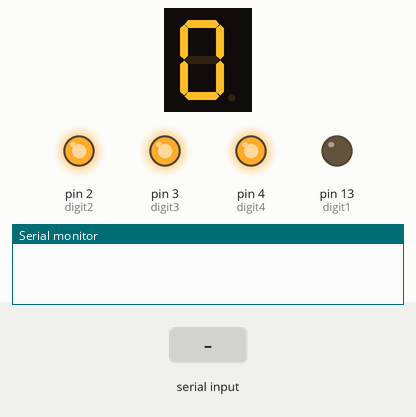
Bench run of a sketch on a simulated Arduino Uno, built with avr-gcc and run on an emulated ATmega328P. Parts: 1-digit seven-segment display, output pins drawn as LEDs (lit = HIGH), the last lines printed to the serial monitor. Wiring (inferred from the names in the program): 1-digit 7-segment display, segments lit when HIGH: segments pin 12, pin 10, pin 8, pin 6, pin 5, pin 11, pin 9, pin 7. The test bench sets the inputs (shaded band). The segment pins are drawn as the display they are named for; pins used as bus, display or sensor lines are not drawn.

Above: at 1.2 s.
1.3 s: "3\n" received over Serial
At 1.55 s:
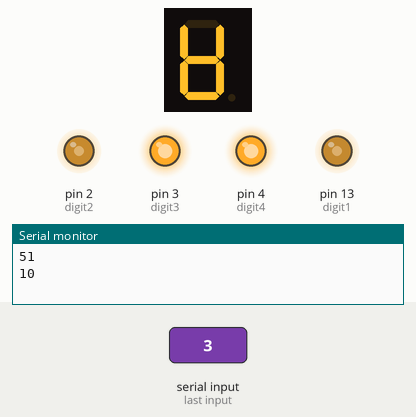
3.2 s: "2\n" received over Serial
4.9 s: "90,45\n" received over Serial
At 5.8 s:
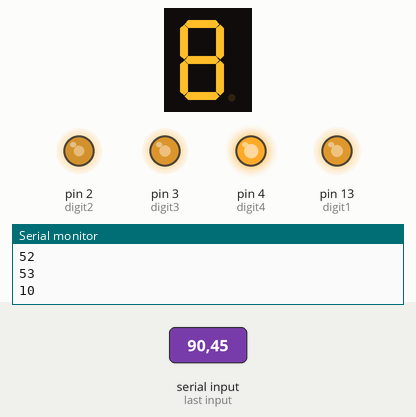
Timing chart, 0 to 12.5 s (numbered marks = the images above; inputs shaded):
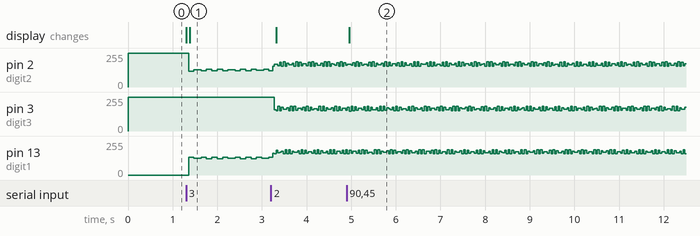

Measured:
- after the input at 1.3 s, pin 2 (digit2): 255/255 → 120/255 after 0.06 s, → 131/255 0.12 s later, → 122/255 0.16 s later, → 132/255 0.12 s later, … (15 changes in this stretch); pin 13 (digit1): ramps from 134/255 to 123/255 and jumps back, once every 0.24 s; the display: first changes at once (image 1 shows a later state)
- after the input at 4.9 s, the display: changes after 0.06 s (image 2)

The sketch:

mouseCounterv2.ino
```cpp
//Creating variables to set each segment to the correct pin
int counter = 0;
int segA = 12;
int segB = 10;
int segC = 8;
int segD = 6;
int segE = 5;
int segF = 11;
int segG = 9;
int segDot = 7;
int digit1 = 13;
int digit2 = 2;
int digit3 = 3;
int digit4 = 4;


void setup() {
  //Setting all the pins to outputs
  pinMode(segA, OUTPUT);
  pinMode(segB, OUTPUT);
  pinMode(segC, OUTPUT);
  pinMode(segD, OUTPUT);
  pinMode(segE, OUTPUT);
  pinMode(segF, OUTPUT);
  pinMode(segG, OUTPUT);
  pinMode(segDot, OUTPUT);
  pinMode(digit1, OUTPUT);
  pinMode(digit2, OUTPUT);
  pinMode(digit3, OUTPUT);
  pinMode(digit4, OUTPUT);

  //clear the screen and then display a zero.
  clear();
  digitalWrite(digit1, LOW);
  zero();

  Serial.begin(9600);
}

void loop() {
  int output = 0;
  if(Serial.available()) {
  int ch = Serial.read();
  Serial.println(ch);
  counter += ch;
  }

  if (counter > 9 && counter <= 99) {
    output = intAt(counter, 1);
    clear();
    digitalWrite(digit1, LOW);
    selection(output);
    delay(5);
    output = intAt(counter, 0);
    digitalWrite(digit1, HIGH);
    digitalWrite(digit2, LOW);
    selection(output);
    delay(5);
  }
  else if (counter > 99 && counter <= 999) {
    output = intAt(counter, 2);
    clear();
    digitalWrite(digit1, LOW);
    selection(output);
    delay(5);
    digitalWrite(digit1, HIGH);
    digitalWrite(digit2, LOW);
    output = intAt(counter, 1);
    selection(output);
    delay(5);
    digitalWrite(digit2, HIGH);
    digitalWrite(digit3, LOW);
    output = intAt(counter, 0);
    selection(output);
    delay(5);
  }
  else if (counter > 999) {
    output = intAt(counter, 3);
    clear();
    digitalWrite(digit1, LOW);
    selection(output);
    delay(5);
    digitalWrite(digit1, HIGH);
    digitalWrite(digit2, LOW);
    output = intAt(counter, 2);
    selection(output);
    delay(5);
    digitalWrite(digit2, HIGH);
    digitalWrite(digit3, LOW);
    output = intAt(counter, 1);
    selection(output);
    delay(5);
    digitalWrite(digit3, HIGH);
    digitalWrite(digit4, LOW);
    output = intAt(counter, 0);
    selection(output);
    delay(5);
  }
  else {
    selection(counter);
  }
}

//This method clears the display, making it completely blank.
void clear() {
  digitalWrite(segA, LOW);
  digitalWrite(segB, LOW);
  digitalWrite(segC, LOW);
  digitalWrite(segD, LOW);
  digitalWrite(segE, LOW);
  digitalWrite(segF, LOW);
  digitalWrite(segG, LOW);
  digitalWrite(segDot, LOW);
  //The display that I have is common cathode, so I set each of them high unless I want to light up the digit,
  //then I set them to low.
  digitalWrite(digit1, HIGH);
  digitalWrite(digit2, HIGH);
  digitalWrite(digit3, HIGH);
  digitalWrite(digit4, HIGH);
}

//methods for each number on the display
void one() {
  digitalWrite(segA, LOW);
  digitalWrite(segB, HIGH);
  digitalWrite(segC, HIGH);
  digitalWrite(segD, LOW);
  digitalWrite(segE, LOW);
  digitalWrite(segF, LOW);
  digitalWrite(segG, LOW);
  digitalWrite(segDot, LOW);
}

void two() {
  digitalWrite(segA, HIGH);
  digitalWrite(segB, HIGH);
  digitalWrite(segC, LOW);
  digitalWrite(segD, HIGH);
  digitalWrite(segE, HIGH);
  digitalWrite(segF, LOW);
  digitalWrite(segG, HIGH);
  digitalWrite(segDot, LOW);
}

void three() {
  digitalWrite(segA, HIGH);
  digitalWrite(segB, HIGH);
  digitalWrite(segC, HIGH);
  digitalWrite(segD, HIGH);
  digitalWrite(segE, LOW);
  digitalWrite(segF, LOW);
  digitalWrite(segG, HIGH);
  digitalWrite(segDot, LOW);
}

void four() {
  digitalWrite(segA, LOW);
  digitalWrite(segB, HIGH);
  digitalWrite(segC, HIGH);
  digitalWrite(segD, LOW);
  digitalWrite(segE, LOW);
  digitalWrite(segF, HIGH);
  digitalWrite(segG, HIGH);
  digitalWrite(segDot, LOW);
}

void five() {
  digitalWrite(segA, HIGH);
  digitalWrite(segB, LOW);
  digitalWrite(segC, HIGH);
  digitalWrite(segD, HIGH);
  digitalWrite(segE, LOW);
  digitalWrite(segF, HIGH);
  digitalWrite(segG, HIGH);
  digitalWrite(segDot, LOW);
}

void six() {
  digitalWrite(segA, LOW);
  digitalWrite(segB, LOW);
  digitalWrite(segC, HIGH);
  digitalWrite(segD, HIGH);
  digitalWrite(segE, HIGH);
  digitalWrite(segF, HIGH);
  digitalWrite(segG, HIGH);
  digitalWrite(segDot, LOW);
}

void seven() {
  digitalWrite(segA, HIGH);
  digitalWrite(segB, HIGH);
  digitalWrite(segC, HIGH);
  digitalWrite(segD, LOW);
  digitalWrite(segE, LOW);
  digitalWrite(segF, LOW);
  digitalWrite(segG, LOW);
  digitalWrite(segDot, LOW);
}

void eight() {
  digitalWrite(segA, HIGH);
  digitalWrite(segB, HIGH);
  digitalWrite(segC, HIGH);
  digitalWrite(segD, HIGH);
  digitalWrite(segE, HIGH);
  digitalWrite(segF, HIGH);
  digitalWrite(segG, HIGH);
  digitalWrite(segDot, LOW);
}

void nine() {
  digitalWrite(segA, HIGH);
  digitalWrite(segB, HIGH);
  digitalWrite(segC, HIGH);
  digitalWrite(segD, LOW);
  digitalWrite(segE, LOW);
  digitalWrite(segF, HIGH);
  digitalWrite(segG, HIGH);
  digitalWrite(segDot, LOW);
}

void zero() {
   digitalWrite(segA, HIGH);
  digitalWrite(segB, HIGH);
  digitalWrite(segC, HIGH);
  digitalWrite(segD, HIGH);
  digitalWrite(segE, HIGH);
  digitalWrite(segF, HIGH);
  digitalWrite(segG, LOW);
  digitalWrite(segDot, LOW);
}

void selection(int num) {
  switch(num) {
      case 0:
        zero();
        break;
      case 1:
        one();
        break;
      case 2:
        two();
        break;
      case 3:
        three();
        break;
      case 4:
        four();
        break;
      case 5:
        five();
        break;
      case 6:
        six();
        break;
      case 7:
        seven();
        break;
      case 8:
        eight();
        break;
      case 9:
        nine();
        break;
      default:
        Serial.write("Error");
  }
}

int intAt(int num, int index)
{
  String s = String(num);
  s = s.substring(index, index+1);
  int r = s.toInt();
  return r;
}
```
